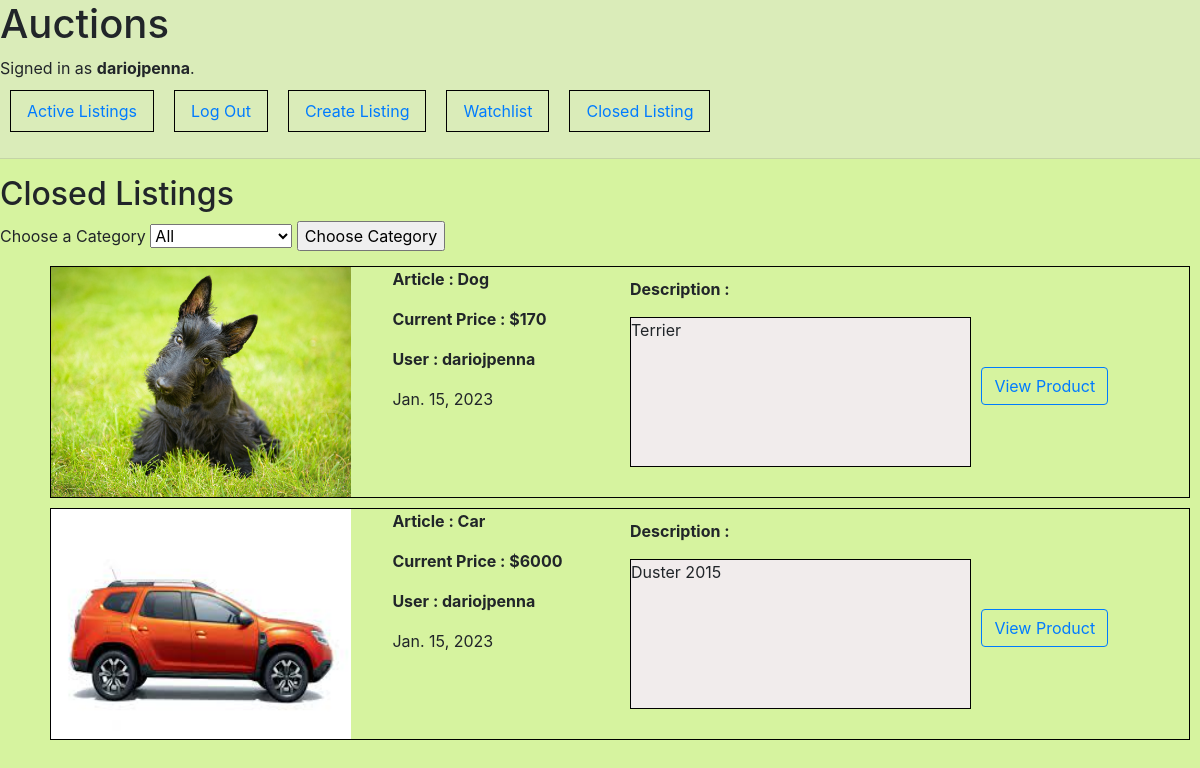
The app's page /closed (signed in) with its own data.
### auctions/models.py (models this page shows, shortened)
class User(AbstractUser):
    pass

class Auction(models.Model):
    article=models.CharField(max_length=64)
    price=models.ForeignKey(Bid,on_delete=models.CASCADE,null=True,blank=True,related_name='Bid')
    description=models.TextField(max_length=500)
    image=models.ImageField (upload_to='media', null=TRUE)
    date=models.DateField(auto_now=True,null=TRUE,blank=True)
    category=models.ForeignKey(Category , on_delete=models.CASCADE, blank=True,null=True,related_name='category')
    watchlist=models.ManyToManyField(User,blank=TRUE,null=TRUE,related_name='watchlist')
    owner = models.ForeignKey(User,on_delete=models.CASCADE,blank=TRUE,null=TRUE,related_name='user')
    activated=models.BooleanField(default=True)

class Bid (models.Model):
    user=models.ForeignKey(User,on_delete=models.CASCADE,blank=False,null=False,related_name='userBid')
    bid=models.IntegerField(blank=True,null=TRUE)
    def __str__(self):
        return f'{self.bid}'

### auctions/views.py (the view)
# urls.py: path('closed',views.closed,name='closed')
def closed(request):
    auctions=Auction.objects.all()
    categories= Category.objects.all()
    return render(request, "auctions/closedListings.html",{
        'auctions':auctions,
        'categories':categories,
    })

### auctions/models.py (called while the page is built)
    def __str__(self):
        return f'{self.CategorieName}'

### auctions/templates/auctions/closedListings.html (shortened to what this page needs)
{% extends "auctions/layout.html" %}
{% block body %}
    <h2>Closed Listings</h2>
    <form action="{% url 'categories' %}" method="post" >
        <div>
            <label for="category" >Choose a Category</label>
            <select name="category" id="category">
                {% for cat in categories %}
                <option value="{{cat}}">{{cat}}</option>
                {%endfor%}
            </select>
            <input type="submit" value="Choose Category">
        </div>
    </form>
    <ul  >
        {% for auction in auctions %}
            {% if not auction.activated %}
                <li >
                    <div class="images">
                        {% if auction.image %} <img src="{{auction.image.url}}" alt="" width="300" height="230">{% endif %}
                    </div>
                    <div class="properties">
                        <p class="items"> Article : {{auction.article }} </p>
                        <p class="items"> Current Price : ${{ auction.price }} </p>
                        <p class="items"> User : {{auction.owner}} </p>
                        <p> {{ auction.date}} </p>
                    </div>
                    <div class="description" >
                        <p class="items"> Description : </p>
                        <p class="text-description">{{ auction.description}}</p>
                    </div>
                    <div >
                        <form action="{% url 'product' id=auction.id %}" method="get">
                            <button style="margin-top: 100px;" class= "btn btn-outline-primary">View Product</button>
                        </form>
                    </div>
                </li>
            {% endif %}
        {% endfor %}
    </ul>
{% endblock %}

### auctions/templates/auctions/layout.html (shortened to what this page needs)
{% load static %}
<!DOCTYPE html>
<html lang="en">
    <head>
        <link rel="stylesheet" href="https://stackpath.bootstrapcdn.com/bootstrap/4.4.1/css/bootstrap.min.css">
        <link href="{% static 'auctions/styles.css' %}" rel="stylesheet">
    </head>
    <body>
        <div class="menu">
            <h1>Auctions</h1>
            <div>
                {% if user.is_authenticated %}
                    Signed in as <strong>{{ user.username }}</strong>.
                {% else %}
                    Not signed in.
                {% endif %}
            </div>
            <ul class="nav">
                <li class="nav-item">
                    <a class="nav-link" href="{% url 'index' %}">Active Listings</a>
                </li>
                {% if user.is_authenticated %}
                    <li class="nav-item">
                        <a class="nav-link" href="{% url 'logout' %}">Log Out</a>
                    </li>
                    <li class="nav-item">
                        <a class="nav-link" href="{% url 'create' %}">Create Listing</a>
                    </li>
                    <li class="nav-item">
                        <a class="nav-link" href="{% url 'watchlist' %}">Watchlist</a>
                    </li>
                    <li class="nav-item">
                        <a class="nav-link" href="{% url 'closed' %}">Closed Listing</a>
                    </li>
                {% endif %}
            </ul>
            <hr>
        </div>
        {% block body %}
        {% endblock %}
    </body>
</html>

### auctions/static/auctions/styles.css (style rules this page uses)
body { background-color: rgb(214, 243, 159); }
.menu { background-color: rgb(218, 236, 185); }
li { display: flex ; border: solid black 1px; margin: 10px; }
.images { width: 30%; height: 100%; }
.properties { width: 20%; }
.description { width: 30%; margin: 10px; }
.items { font-weight: bold; }
.text-description { border: solid black 1px; height: 150px; background-color: rgb(241, 236, 236); }

### records on screen
User: username "dariojpenna"
Auction: image (picture), article "Dog", price "170", owner "dariojpenna", date "Jan. 15, 2023", description "Terrier"
Auction: image (picture), article "Car", price "6000", owner "dariojpenna", date "Jan. 15, 2023", description "Duster 2015"

### other values on screen
form field category "All"
